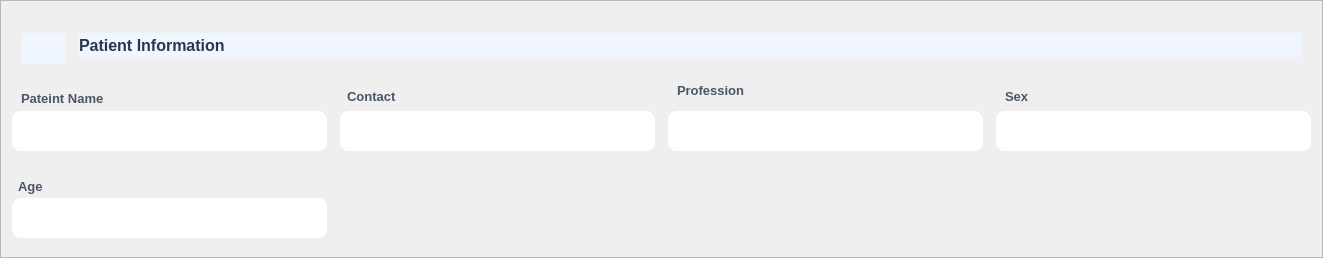
     <widget class="QFrame" name="patient_info">
      <property name="minimumSize">
       <size>
        <width>1323</width>
        <height>258</height>
       </size>
      </property>
      <property name="maximumSize">
       <size>
        <width>16777215</width>
        <height>242</height>
       </size>
      </property>
      <property name="styleSheet">
       <string notr="true">
#patient_info{
               background-color: #eff6ff; /* bg-blue-50 */
                border-radius: 8px; /* rounded-lg */
                margin-bottom: 24px; /* mb-6 */
}


QLineEdit{
background-color: rgb(255, 255, 255);
border-radius: 9px;
padding: 8px;
color: black;
}

</string>
      </property>
      <property name="frameShape">
       <enum>QFrame::StyledPanel</enum>
      </property>
      <property name="frameShadow">
       <enum>QFrame::Raised</enum>
      </property>
      <layout class="QVBoxLayout" name="verticalLayout_2">
       <item>
        <widget class="QFrame" name="frame_2">
         <property name="minimumSize">
          <size>
           <width>400</width>
           <height>42</height>
          </size>
         </property>
         <property name="maximumSize">
          <size>
           <width>16777215</width>
           <height>32</height>
          </size>
         </property>
         <property name="styleSheet">
          <string notr="true">border: none;
background-color: none;
</string>
         </property>
         <property name="frameShape">
          <enum>QFrame::StyledPanel</enum>
         </property>
         <property name="frameShadow">
          <enum>QFrame::Raised</enum>
         </property>
         <layout class="QHBoxLayout" name="horizontalLayout_3">
          <item>
           <widget class="QLabel" name="label_10">
            <property name="minimumSize">
             <size>
              <width>52</width>
              <height>31</height>
             </size>
            </property>
            <property name="maximumSize">
             <size>
              <width>43</width>
              <height>31</height>
             </size>
            </property>
            <property name="styleSheet">
             <string notr="true">border: none;
                font-size: 1.5em; /* ri-lg */
                margin-right: 8px; /* mr-2 */
                color: QColor(0, 123, 255); /* Approximate for text-primary */
  background-color: #eff6ff;</string>
            </property>
            <property name="text">
             <string/>
            </property>
            <property name="pixmap">
             <pixmap resource="../static.qrc">:/logo/images/user_40px.png</pixmap>
            </property>
            <property name="scaledContents">
             <bool>true</bool>
            </property>
           </widget>
          </item>
          <item>
           <widget class="QLabel" name="label_11">
            <property name="minimumSize">
             <size>
              <width>120</width>
              <height>20</height>
             </size>
            </property>
            <property name="font">
             <font>
              <pointsize>12</pointsize>
              <bold>true</bold>
             </font>
            </property>
            <property name="styleSheet">
             <string notr="true">border: none;  
background-color: #eff6ff;
border: none;

                font-size: 1.125em; /* text-lg */
              font-weight: 700;   /* font-semibold */
                color: #2d3748;  /*text-gray-800 */</string>
            </property>
            <property name="text">
             <string>Patient Information</string>
            </property>
           </widget>
          </item>
         </layout>
        </widget>
       </item>
       <item>
        <layout class="QGridLayout" name="gridLayout_2">
         <property name="horizontalSpacing">
          <number>13</number>
         </property>
         <property name="verticalSpacing">
          <number>9</number>
         </property>
         <item row="1" column="2">
          <widget class="QLineEdit" name="Profession">
           <property name="minimumSize">
            <size>
             <width>0</width>
             <height>40</height>
            </size>
           </property>
           <property name="maximumSize">
            <size>
             <width>16777215</width>
             <height>43</height>
            </size>
           </property>
           <property name="font">
            <font>
             <pointsize>11</pointsize>
            </font>
           </property>
          </widget>
         </item>
         <item row="0" column="1">
          <widget class="QLabel" name="label_13">
           <property name="minimumSize">
            <size>
             <width>0</width>
             <height>26</height>
            </size>
           </property>
           <property name="maximumSize">
            <size>
             <width>16777215</width>
             <height>5</height>
            </size>
           </property>
           <property name="font">
            <font>
             <pointsize>10</pointsize>
             <bold>false</bold>
            </font>
           </property>
           <property name="styleSheet">
            <string notr="true">border: none;
padding: 4px;
background-color: none;

                font-size: 0.875em; /* text-sm */
                font-weight: 500; /* font-medium */
                color: #4a5568; /* text-gray-700 */
                margin-bottom: 4px; /* mb-1 */</string>
           </property>
           <property name="text">
            <string>Contact</string>
           </property>
          </widget>
         </item>
         <item row="0" column="0">
          <widget class="QLabel" name="label_12">
           <property name="minimumSize">
            <size>
             <width>0</width>
             <height>27</height>
            </size>
           </property>
           <property name="maximumSize">
            <size>
             <width>16777215</width>
             <height>2</height>
            </size>
           </property>
           <property name="font">
            <font>
             <pointsize>10</pointsize>
             <bold>false</bold>
            </font>
           </property>
           <property name="styleSheet">
            <string notr="true">border: none;
padding: 6px;
background-color: none;

                font-size: 0.875em; /* text-sm */
                font-weight: 500; /* font-medium */
                color: #4a5568; /* text-gray-700 */
                margin-bottom: 4px; /* mb-1 */</string>
           </property>
           <property name="text">
            <string>Pateint Name</string>
           </property>
          </widget>
         </item>
         <item row="1" column="0">
          <widget class="QLineEdit" name="p_name">
           <property name="minimumSize">
            <size>
             <width>0</width>
             <height>40</height>
            </size>
           </property>
           <property name="maximumSize">
            <size>
             <width>16777215</width>
             <height>40</height>
            </size>
           </property>
           <property name="font">
            <font>
             <pointsize>11</pointsize>
            </font>
           </property>
          </widget>
         </item>
         <item row="0" column="3">
          <widget class="QLabel" name="label_15">
           <property name="minimumSize">
            <size>
             <width>0</width>
             <height>28</height>
            </size>
           </property>
           <property name="maximumSize">
            <size>
             <width>16777215</width>
             <height>8</height>
            </size>
           </property>
           <property name="font">
            <font>
             <pointsize>10</pointsize>
             <bold>false</bold>
            </font>
           </property>
           <property name="styleSheet">
            <string notr="true">border: none;
padding: 6px;
background-color: none;

                font-size: 0.875em; /* text-sm */
                font-weight: 500; /* font-medium */
                color: #4a5568; /* text-gray-700 */
                margin-bottom: 4px; /* mb-1 */</string>
           </property>
           <property name="text">
            <string>Sex</string>
           </property>
          </widget>
         </item>
         <item row="1" column="1">
          <widget class="QLineEdit" name="p_contact">
           <property name="minimumSize">
            <size>
             <width>0</width>
             <height>40</height>
            </size>
           </property>
           <property name="maximumSize">
            <size>
             <width>16777215</width>
             <height>40</height>
            </size>
           </property>
           <property name="font">
            <font>
             <pointsize>11</pointsize>
            </font>
           </property>
          </widget>
         </item>
         <item row="0" column="2">
          <widget class="QLabel" name="label_14">
           <property name="minimumSize">
            <size>
             <width>0</width>
             <height>28</height>
            </size>
           </property>
           <property name="maximumSize">
            <size>
             <width>16777215</width>
             <height>19</height>
            </size>
           </property>
           <property name="font">
            <font>
             <pointsize>10</pointsize>
             <bold>false</bold>
            </font>
           </property>
           <property name="styleSheet">
            <string notr="true">border: none;
padding: 6px;
background-color: none;
                font-size: 0.875em; /* text-sm */
                font-weight: 500; /* font-medium */
                color: #4a5568; /* text-gray-700 */
                margin-bottom: 4px; /* mb-1 */</string>
           </property>
           <property name="text">
            <string>Profession</string>
           </property>
          </widget>
         </item>
         <item row="1" column="3">
          <widget class="QLineEdit" name="sex">
           <property name="minimumSize">
            <size>
             <width>0</width>
             <height>40</height>
            </size>
           </property>
           <property name="maximumSize">
            <size>
             <width>16777215</width>
             <height>40</height>
            </size>
           </property>
           <property name="font">
            <font>
             <pointsize>11</pointsize>
            </font>
           </property>
          </widget>
         </item>
         <item row="2" column="0">
          <widget class="QLabel" name="label_16">
           <property name="minimumSize">
            <size>
             <width>61</width>
             <height>29</height>
            </size>
           </property>
           <property name="maximumSize">
            <size>
             <width>22</width>
             <height>1</height>
            </size>
           </property>
           <property name="font">
            <font>
             <pointsize>10</pointsize>
             <bold>false</bold>
            </font>
           </property>
           <property name="styleSheet">
            <string notr="true">

border: none;
padding: 3px;
background-color: none;
                font-size: 0.875em; /* text-sm */
                font-weight: 500; /* font-medium */
                color: #4a5568; /* text-gray-700 */
                margin-bottom: 4px; /* mb-1 */</string>
           </property>
           <property name="text">
            <string>Age</string>
           </property>
          </widget>
         </item>
         <item row="3" column="0">
          <widget class="QLineEdit" name="age">
           <property name="minimumSize">
            <size>
             <width>0</width>
             <height>40</height>
            </size>
           </property>
           <property name="maximumSize">
            <size>
             <width>16777215</width>
             <height>40</height>
            </size>
           </property>
           <property name="font">
            <font>
             <pointsize>11</pointsize>
            </font>
           </property>
          </widget>
         </item>
        </layout>
       </item>
      </layout>
     </widget>
